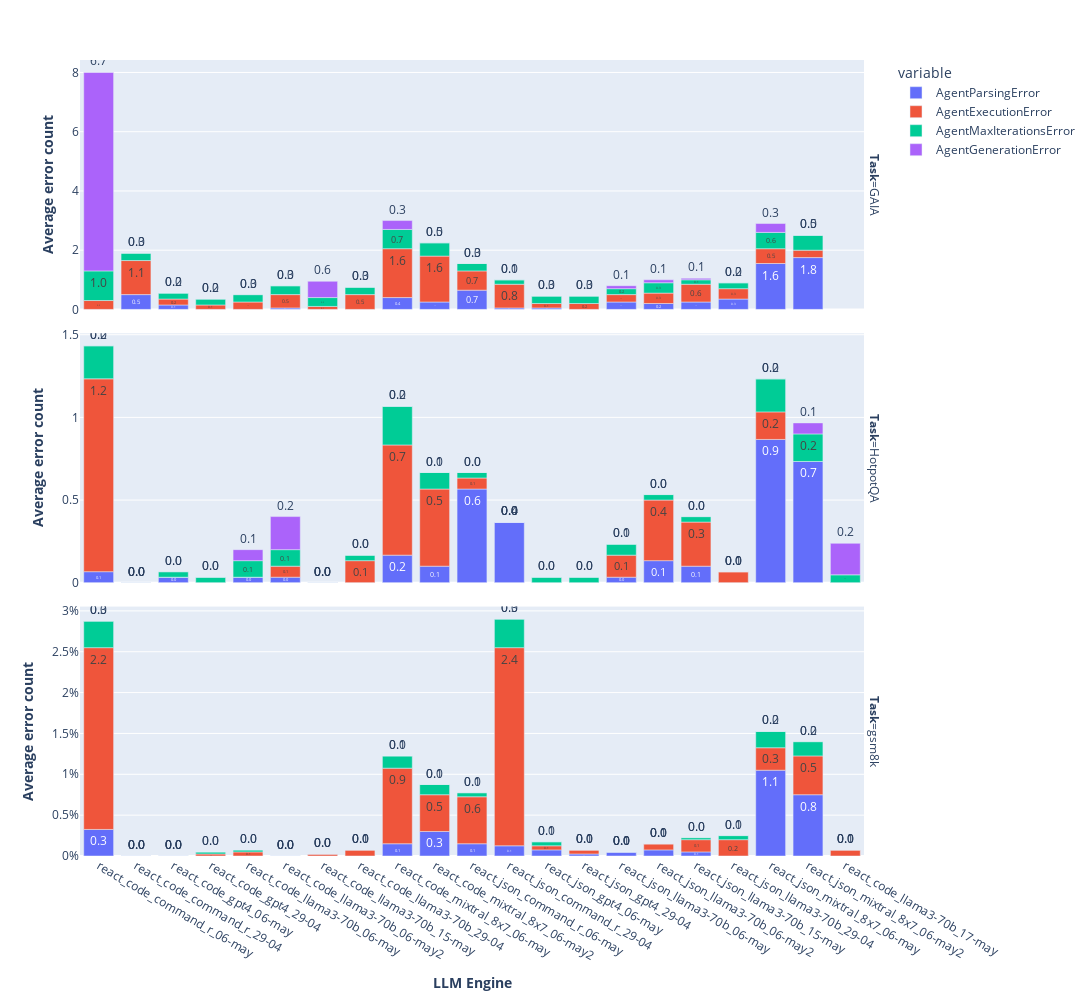

Notebook source saved alongside this figure:
### Code cell
import plotly.express as px

fig = px.bar(
    aggregate_errors,
    x="agent_name",
    y="value",
    color="variable",
    facet_row="task",
    labels={
        "agent_name": "<b>LLM Engine</b>",
        "task": "<b>Task</b>",
        "aggregate_score": "<b>Performance</b>",
        "value": "<b>Average error count</b>",
        "eval_score_GPT4": "<b>Score</b>",
        "OS: Mixtral-8x7B Code": "<b>Mixtral-8x7B Code</b>",
    },
)
fig.update_layout(
    width=len(aggregate_errors["agent_name"].unique()) * 50 + 200,
    height=1000,
    bargroupgap=0.0,
)
fig.update_yaxes(matches=None)
fig.update_traces(texttemplate="%{y:.1f}", textposition="outside")
fig.layout.yaxis.ticksuffix = "%"
fig.write_image("figures/aggregate_errors.png", scale=3)
fig.show()

### Figure 1 — Plotly figure (JSON) as saved in the notebook; plotly's stock layout.template omitted (floating-point values rounded to 4 significant figures)
{"data": [{"alignmentgroup": "True", "hovertemplate": "variable=AgentParsingError<br><b>Task</b>=GAIA<br><b>LLM Engine</b>=%{x}<br><b>Average error count</b>=%{y}<extra></extra>", "legendgroup": "AgentParsingError", "marker": {"color": "#636efa", "pattern": {"shape": ""}}, "name": "AgentParsingError", "offsetgroup": "AgentParsingError", "orientation": "v", "showlegend": true, "textposition": "outside", "texttemplate": "%{y:.1f}", "type": "bar", "x": ["react_code_command_r_06-may", "react_code_command_r_29-04", "react_code_gpt4_06-may", "react_code_gpt4_29-04", "react_code_llama3-70b_06-may", "react_code_llama3-70b_06-may2", "react_code_llama3-70b_15-may", "react_code_llama3-70b_29-04", "react_code_mixtral_8x7_06-may", "react_code_mixtral_8x7_06-may2", "react_json_command_r_06-may", "react_json_command_r_29-04", "react_json_gpt4_06-may", "react_json_gpt4_29-04", "react_json_llama3-70b_06-may", "react_json_llama3-70b_06-may2", "react_json_llama3-70b_15-may", "react_json_llama3-70b_29-04", "react_json_mixtral_8x7_06-may", "react_json_mixtral_8x7_06-may2"], "xaxis": "x3", "y": [0, 0.5, 0.15, 0, 0, 0.05, 0, 0, 0.4, 0.25, 0.65, 0.05, 0.05, 0, 0.25, 0.2, 0.25, 0.35, 1.55, 1.75], "yaxis": "y3"}, {"alignmentgroup": "True", "hovertemplate": "variable=AgentParsingError<br><b>Task</b>=HotpotQA<br><b>LLM Engine</b>=%{x}<br><b>Average error count</b>=%{y}<extra></extra>", "legendgroup": "AgentParsingError", "marker": {"color": "#636efa", "pattern": {"shape": ""}}, "name": "AgentParsingError", "offsetgroup": "AgentParsingError", "orientation": "v", "showlegend": false, "textposition": "outside", "texttemplate": "%{y:.1f}", "type": "bar", "x": ["react_code_command_r_06-may", "react_code_command_r_29-04", "react_code_gpt4_06-may", "react_code_gpt4_29-04", "react_code_llama3-70b_06-may", "react_code_llama3-70b_06-may2", "react_code_llama3-70b_15-may", "react_code_llama3-70b_17-may", "react_code_llama3-70b_29-04", "react_code_mixtral_8x7_06-may", "react_code_mixtral_8x7_06-may2", "react_json_command_r_06-may", "react_json_command_r_29-04", "react_json_gpt4_06-may", "react_json_gpt4_29-04", "react_json_llama3-70b_06-may", "react_json_llama3-70b_06-may2", "react_json_llama3-70b_15-may", "react_json_llama3-70b_29-04", "react_json_mixtral_8x7_06-may", "react_json_mixtral_8x7_06-may2"], "xaxis": "x2", "y": [0.06667, 0, 0.03333, 0, 0.03333, 0.03333, 0, 0, 0, 0.1667, 0.1, 0.5667, 0.3667, 0, 0, 0.03333, 0.1333, 0.1, 0, 0.8667, 0.7333], "yaxis": "y2"}, {"alignmentgroup": "True", "hovertemplate": "variable=AgentParsingError<br><b>Task</b>=gsm8k<br><b>LLM Engine</b>=%{x}<br><b>Average error count</b>=%{y}<extra></extra>", "legendgroup": "AgentParsingError", "marker": {"color": "#636efa", "pattern": {"shape": ""}}, "name": "AgentParsingError", "offsetgroup": "AgentParsingError", "orientation": "v", "showlegend": false, "textposition": "outside", "texttemplate": "%{y:.1f}", "type": "bar", "x": ["react_code_command_r_06-may", "react_code_command_r_29-04", "react_code_gpt4_06-may", "react_code_gpt4_29-04", "react_code_llama3-70b_06-may", "react_code_llama3-70b_06-may2", "react_code_llama3-70b_15-may", "react_code_llama3-70b_17-may", "react_code_llama3-70b_29-04", "react_code_mixtral_8x7_06-may", "react_code_mixtral_8x7_06-may2", "react_json_command_r_06-may", "react_json_command_r_29-04", "react_json_gpt4_06-may", "react_json_gpt4_29-04", "react_json_llama3-70b_06-may", "react_json_llama3-70b_06-may2", "react_json_llama3-70b_15-may", "react_json_llama3-70b_29-04", "react_json_mixtral_8x7_06-may", "react_json_mixtral_8x7_06-may2"], "xaxis": "x", "y": [0.325, 0, 0, 0, 0, 0, 0, 0, 0, 0.15, 0.3, 0.15, 0.125, 0.075, 0.025, 0.05, 0.075, 0.05, 0, 1.05, 0.75], "yaxis": "y"}, {"alignmentgroup": "True", "hovertemplate": "variable=AgentExecutionError<br><b>Task</b>=GAIA<br><b>LLM Engine</b>=%{x}<br><b>Average error count</b>=%{y}<extra></extra>", "legendgroup": "AgentExecutionError", "marker": {"color": "#EF553B", "pattern": {"shape": ""}}, "name": "AgentExecutionError", "offsetgroup": "AgentExecutionError", "orientation": "v", "showlegend": true, "textposition": "outside", "texttemplate": "%{y:.1f}", "type": "bar", "x": ["react_code_command_r_06-may", "react_code_command_r_29-04", "react_code_gpt4_06-may", "react_code_gpt4_29-04", "react_code_llama3-70b_06-may", "react_code_llama3-70b_06-may2", "react_code_llama3-70b_15-may", "react_code_llama3-70b_29-04", "react_code_mixtral_8x7_06-may", "react_code_mixtral_8x7_06-may2", "react_json_command_r_06-may", "react_json_command_r_29-04", "react_json_gpt4_06-may", "react_json_gpt4_29-04", "react_json_llama3-70b_06-may", "react_json_llama3-70b_06-may2", "react_json_llama3-70b_15-may", "react_json_llama3-70b_29-04", "react_json_mixtral_8x7_06-may", "react_json_mixtral_8x7_06-may2"], "xaxis": "x3", "y": [0.3, 1.15, 0.2, 0.15, 0.25, 0.45, 0.1, 0.5, 1.65, 1.55, 0.65, 0.8, 0.15, 0.2, 0.25, 0.35, 0.6, 0.35, 0.5, 0.25], "yaxis": "y3"}, {"alignmentgroup": "True", "hovertemplate": "variable=AgentExecutionError<br><b>Task</b>=HotpotQA<br><b>LLM Engine</b>=%{x}<br><b>Average error count</b>=%{y}<extra></extra>", "legendgroup": "AgentExecutionError", "marker": {"color": "#EF553B", "pattern": {"shape": ""}}, "name": "AgentExecutionError", "offsetgroup": "AgentExecutionError", "orientation": "v", "showlegend": false, "textposition": "outside", "texttemplate": "%{y:.1f}", "type": "bar", "x": ["react_code_command_r_06-may", "react_code_command_r_29-04", "react_code_gpt4_06-may", "react_code_gpt4_29-04", "react_code_llama3-70b_06-may", "react_code_llama3-70b_06-may2", "react_code_llama3-70b_15-may", "react_code_llama3-70b_17-may", "react_code_llama3-70b_29-04", "react_code_mixtral_8x7_06-may", "react_code_mixtral_8x7_06-may2", "react_json_command_r_06-may", "react_json_command_r_29-04", "react_json_gpt4_06-may", "react_json_gpt4_29-04", "react_json_llama3-70b_06-may", "react_json_llama3-70b_06-may2", "react_json_llama3-70b_15-may", "react_json_llama3-70b_29-04", "react_json_mixtral_8x7_06-may", "react_json_mixtral_8x7_06-may2"], "xaxis": "x2", "y": [1.167, 0, 0, 0, 0, 0.06667, 0, 0, 0.1333, 0.6667, 0.4667, 0.06667, 0, 0, 0, 0.1333, 0.3667, 0.2667, 0.06667, 0.1667, 0], "yaxis": "y2"}, {"alignmentgroup": "True", "hovertemplate": "variable=AgentExecutionError<br><b>Task</b>=gsm8k<br><b>LLM Engine</b>=%{x}<br><b>Average error count</b>=%{y}<extra></extra>", "legendgroup": "AgentExecutionError", "marker": {"color": "#EF553B", "pattern": {"shape": ""}}, "name": "AgentExecutionError", "offsetgroup": "AgentExecutionError", "orientation": "v", "showlegend": false, "textposition": "outside", "texttemplate": "%{y:.1f}", "type": "bar", "x": ["react_code_command_r_06-may", "react_code_command_r_29-04", "react_code_gpt4_06-may", "react_code_gpt4_29-04", "react_code_llama3-70b_06-may", "react_code_llama3-70b_06-may2", "react_code_llama3-70b_15-may", "react_code_llama3-70b_17-may", "react_code_llama3-70b_29-04", "react_code_mixtral_8x7_06-may", "react_code_mixtral_8x7_06-may2", "react_json_command_r_06-may", "react_json_command_r_29-04", "react_json_gpt4_06-may", "react_json_gpt4_29-04", "react_json_llama3-70b_06-may", "react_json_llama3-70b_06-may2", "react_json_llama3-70b_15-may", "react_json_llama3-70b_29-04", "react_json_mixtral_8x7_06-may", "react_json_mixtral_8x7_06-may2"], "xaxis": "x", "y": [2.225, 0, 0, 0.025, 0.05, 0, 0.025, 0.075, 0.075, 0.925, 0.45, 0.575, 2.425, 0.05, 0.05, 0, 0.075, 0.15, 0.2, 0.275, 0.475], "yaxis": "y"}, {"alignmentgroup": "True", "hovertemplate": "variable=AgentMaxIterationsError<br><b>Task</b>=GAIA<br><b>LLM Engine</b>=%{x}<br><b>Average error count</b>=%{y}<extra></extra>", "legendgroup": "AgentMaxIterationsError", "marker": {"color": "#00cc96", "pattern": {"shape": ""}}, "name": "AgentMaxIterationsError", "offsetgroup": "AgentMaxIterationsError", "orientation": "v", "showlegend": true, "textposition": "outside", "texttemplate": "%{y:.1f}", "type": "bar", "x": ["react_code_command_r_06-may", "react_code_command_r_29-04", "react_code_gpt4_06-may", "react_code_gpt4_29-04", "react_code_llama3-70b_06-may", "react_code_llama3-70b_06-may2", "react_code_llama3-70b_15-may", "react_code_llama3-70b_29-04", "react_code_mixtral_8x7_06-may", "react_code_mixtral_8x7_06-may2", "react_json_command_r_06-may", "react_json_command_r_29-04", "react_json_gpt4_06-may", "react_json_gpt4_29-04", "react_json_llama3-70b_06-may", "react_json_llama3-70b_06-may2", "react_json_llama3-70b_15-may", "react_json_llama3-70b_29-04", "react_json_mixtral_8x7_06-may", "react_json_mixtral_8x7_06-may2"], "xaxis": "x3", "y": [1, 0.25, 0.2, 0.2, 0.25, 0.3, 0.3, 0.25, 0.65, 0.45, 0.25, 0.15, 0.25, 0.25, 0.2, 0.35, 0.15, 0.2, 0.55, 0.5], "yaxis": "y3"}, {"alignmentgroup": "True", "hovertemplate": "variable=AgentMaxIterationsError<br><b>Task</b>=HotpotQA<br><b>LLM Engine</b>=%{x}<br><b>Average error count</b>=%{y}<extra></extra>", "legendgroup": "AgentMaxIterationsError", "marker": {"color": "#00cc96", "pattern": {"shape": ""}}, "name": "AgentMaxIterationsError", "offsetgroup": "AgentMaxIterationsError", "orientation": "v", "showlegend": false, "textposition": "outside", "texttemplate": "%{y:.1f}", "type": "bar", "x": ["react_code_command_r_06-may", "react_code_command_r_29-04", "react_code_gpt4_06-may", "react_code_gpt4_29-04", "react_code_llama3-70b_06-may", "react_code_llama3-70b_06-may2", "react_code_llama3-70b_15-may", "react_code_llama3-70b_17-may", "react_code_llama3-70b_29-04", "react_code_mixtral_8x7_06-may", "react_code_mixtral_8x7_06-may2", "react_json_command_r_06-may", "react_json_command_r_29-04", "react_json_gpt4_06-may", "react_json_gpt4_29-04", "react_json_llama3-70b_06-may", "react_json_llama3-70b_06-may2", "react_json_llama3-70b_15-may", "react_json_llama3-70b_29-04", "react_json_mixtral_8x7_06-may", "react_json_mixtral_8x7_06-may2"], "xaxis": "x2", "y": [0.2, 0, 0.03333, 0.03333, 0.1, 0.1, 0, 0.04762, 0.03333, 0.2333, 0.1, 0.03333, 0, 0.03333, 0.03333, 0.06667, 0.03333, 0.03333, 0, 0.2, 0.1667], "yaxis": "y2"}, {"alignmentgroup": "True", "hovertemplate": "variable=AgentMaxIterationsError<br><b>Task</b>=gsm8k<br><b>LLM Engine</b>=%{x}<br><b>Average error count</b>=%{y}<extra></extra>", "legendgroup": "AgentMaxIterationsError", "marker": {"color": "#00cc96", "pattern": {"shape": ""}}, "name": "AgentMaxIterationsError", "offsetgroup": "AgentMaxIterationsError", "orientation": "v", "showlegend": false, "textposition": "outside", "texttemplate": "%{y:.1f}", "type": "bar", "x": ["react_code_command_r_06-may", "react_code_command_r_29-04", "react_code_gpt4_06-may", "react_code_gpt4_29-04", "react_code_llama3-70b_06-may", "react_code_llama3-70b_06-may2", "react_code_llama3-70b_15-may", "react_code_llama3-70b_17-may", "react_code_llama3-70b_29-04", "react_code_mixtral_8x7_06-may", "react_code_mixtral_8x7_06-may2", "react_json_command_r_06-may", "react_json_command_r_29-04", "react_json_gpt4_06-may", "react_json_gpt4_29-04", "react_json_llama3-70b_06-may", "react_json_llama3-70b_06-may2", "react_json_llama3-70b_15-may", "react_json_llama3-70b_29-04", "react_json_mixtral_8x7_06-may", "react_json_mixtral_8x7_06-may2"], "xaxis": "x", "y": [0.325, 0, 0, 0.025, 0.025, 0, 0, 0, 0, 0.15, 0.125, 0.05, 0.35, 0.05, 0, 0, 0, 0.025, 0.05, 0.2, 0.175], "yaxis": "y"}, {"alignmentgroup": "True", "hovertemplate": "variable=AgentGenerationError<br><b>Task</b>=GAIA<br><b>LLM Engine</b>=%{x}<br><b>Average error count</b>=%{y}<extra></extra>", "legendgroup": "AgentGenerationError", "marker": {"color": "#ab63fa", "pattern": {"shape": ""}}, "name": "AgentGenerationError", "offsetgroup": "AgentGenerationError", "orientation": "v", "showlegend": true, "textposition": "outside", "texttemplate": "%{y:.1f}", "type": "bar", "x": ["react_code_command_r_06-may", "react_code_command_r_29-04", "react_code_gpt4_06-may", "react_code_gpt4_29-04", "react_code_llama3-70b_06-may", "react_code_llama3-70b_06-may2", "react_code_llama3-70b_15-may", "react_code_llama3-70b_29-04", "react_code_mixtral_8x7_06-may", "react_code_mixtral_8x7_06-may2", "react_json_command_r_06-may", "react_json_command_r_29-04", "react_json_gpt4_06-may", "react_json_gpt4_29-04", "react_json_llama3-70b_06-may", "react_json_llama3-70b_06-may2", "react_json_llama3-70b_15-may", "react_json_llama3-70b_29-04", "react_json_mixtral_8x7_06-may", "react_json_mixtral_8x7_06-may2"], "xaxis": "x3", "y": [6.7, 0, 0, 0, 0, 0, 0.55, 0, 0.3, 0, 0, 0, 0, 0, 0.1, 0.1, 0.05, 0, 0.3, 0], "yaxis": "y3"}, {"alignmentgroup": "True", "hovertemplate": "variable=AgentGenerationError<br><b>Task</b>=HotpotQA<br><b>LLM Engine</b>=%{x}<br><b>Average error count</b>=%{y}<extra></extra>", "legendgroup": "AgentGenerationError", "marker": {"color": "#ab63fa", "pattern": {"shape": ""}}, "name": "AgentGenerationError", "offsetgroup": "AgentGenerationError", "orientation": "v", "showlegend": false, "textposition": "outside", "texttemplate": "%{y:.1f}", "type": "bar", "x": ["react_code_command_r_06-may", "react_code_command_r_29-04", "react_code_gpt4_06-may", "react_code_gpt4_29-04", "react_code_llama3-70b_06-may", "react_code_llama3-70b_06-may2", "react_code_llama3-70b_15-may", "react_code_llama3-70b_17-may", "react_code_llama3-70b_29-04", "react_code_mixtral_8x7_06-may", "react_code_mixtral_8x7_06-may2", "react_json_command_r_06-may", "react_json_command_r_29-04", "react_json_gpt4_06-may", "react_json_gpt4_29-04", "react_json_llama3-70b_06-may", "react_json_llama3-70b_06-may2", "react_json_llama3-70b_15-may", "react_json_llama3-70b_29-04", "react_json_mixtral_8x7_06-may", "react_json_mixtral_8x7_06-may2"], "xaxis": "x2", "y": [0, 0, 0, 0, 0.06667, 0.2, 0, 0.1905, 0, 0, 0, 0, 0, 0, 0, 0, 0, 0, 0, 0, 0.06667], "yaxis": "y2"}, {"alignmentgroup": "True", "hovertemplate": "variable=AgentGenerationError<br><b>Task</b>=gsm8k<br><b>LLM Engine</b>=%{x}<br><b>Average error count</b>=%{y}<extra></extra>", "legendgroup": "AgentGenerationError", "marker": {"color": "#ab63fa", "pattern": {"shape": ""}}, "name": "AgentGenerationError", "offsetgroup": "AgentGenerationError", "orientation": "v", "showlegend": false, "textposition": "outside", "texttemplate": "%{y:.1f}", "type": "bar", "x": ["react_code_command_r_06-may", "react_code_command_r_29-04", "react_code_gpt4_06-may", "react_code_gpt4_29-04", "react_code_llama3-70b_06-may", "react_code_llama3-70b_06-may2", "react_code_llama3-70b_15-may", "react_code_llama3-70b_17-may", "react_code_llama3-70b_29-04", "react_code_mixtral_8x7_06-may", "react_code_mixtral_8x7_06-may2", "react_json_command_r_06-may", "react_json_command_r_29-04", "react_json_gpt4_06-may", "react_json_gpt4_29-04", "react_json_llama3-70b_06-may", "react_json_llama3-70b_06-may2", "react_json_llama3-70b_15-may", "react_json_llama3-70b_29-04", "react_json_mixtral_8x7_06-may", "react_json_mixtral_8x7_06-may2"], "xaxis": "x", "y": [0, 0, 0, 0, 0, 0, 0, 0, 0, 0, 0, 0, 0, 0, 0, 0, 0, 0, 0, 0, 0], "yaxis": "y"}], "layout": {"annotations": [{"font": {}, "showarrow": false, "text": "<b>Task</b>=gsm8k", "textangle": 90, "x": 0.98, "xanchor": "left", "xref": "paper", "y": 0.1567, "yanchor": "middle", "yref": "paper"}, {"font": {}, "showarrow": false, "text": "<b>Task</b>=HotpotQA", "textangle": 90, "x": 0.98, "xanchor": "left", "xref": "paper", "y": 0.5, "yanchor": "middle", "yref": "paper"}, {"font": {}, "showarrow": false, "text": "<b>Task</b>=GAIA", "textangle": 90, "x": 0.98, "xanchor": "left", "xref": "paper", "y": 0.8433, "yanchor": "middle", "yref": "paper"}], "bargroupgap": 0, "barmode": "relative", "height": 1000, "legend": {"title": {"text": "variable"}, "tracegroupgap": 0}, "margin": {"t": 60}, "width": 1250, "xaxis": {"anchor": "y", "domain": [0, 0.98], "title": {"text": "<b>LLM Engine</b>"}}, "xaxis2": {"anchor": "y2", "domain": [0, 0.98], "matches": "x", "showticklabels": false}, "xaxis3": {"anchor": "y3", "domain": [0, 0.98], "matches": "x", "showticklabels": false}, "yaxis": {"anchor": "x", "domain": [0, 0.3133], "ticksuffix": "%", "title": {"text": "<b>Average error count</b>"}}, "yaxis2": {"anchor": "x2", "domain": [0.3433, 0.6567], "title": {"text": "<b>Average error count</b>"}}, "yaxis3": {"anchor": "x3", "domain": [0.6867, 1.0], "title": {"text": "<b>Average error count</b>"}}}}
